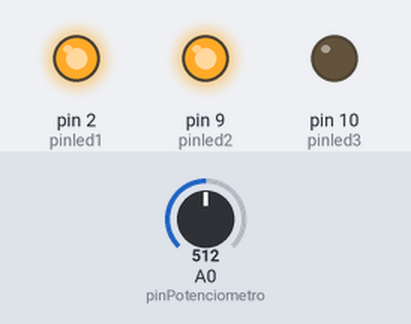
Simulated run of this sketch. Board: Arduino Uno, built with avr-gcc and run on an emulated ATmega328P. Shown: output pins drawn as LEDs (lit = HIGH). The inputs (shaded band) are chosen by the test bench; at power-on: A0 (pinPotenciometro) = 512.

Above: at 1.2 s.
1.3 s: A0 (pinPotenciometro) set to 488
At 2.2 s:
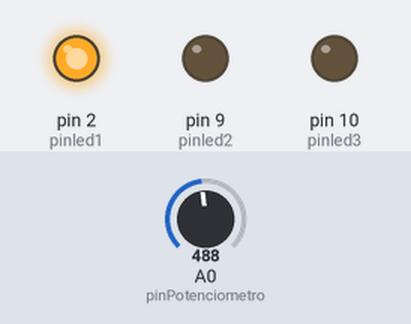
2.8 s: A0 (pinPotenciometro) set to 760
At 3.4 s:
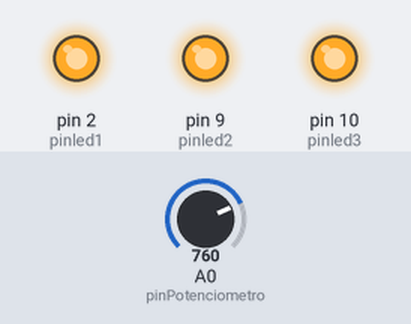
4.3 s: A0 (pinPotenciometro) set to 734
At 5.5 s:
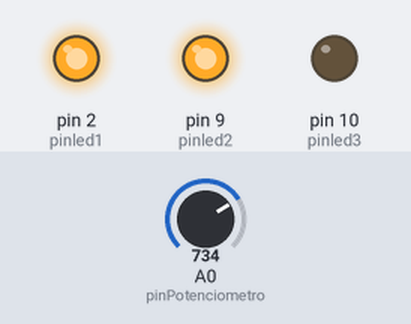
5.8 s: A0 (pinPotenciometro) set to 190
At 6.8 s:
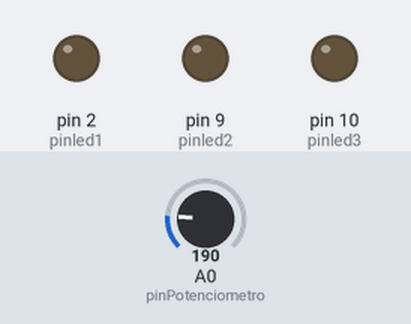
7.3 s: A0 (pinPotenciometro) set to 217
At 8.0 s:
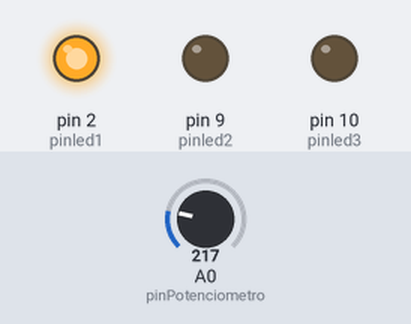
8.8 s: A0 (pinPotenciometro) set to 122
At 9.1 s:
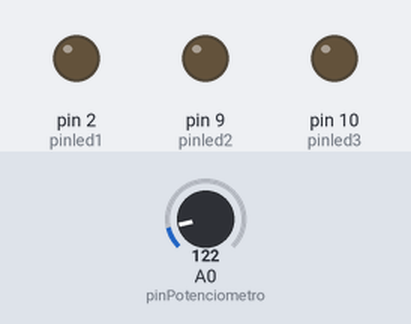
Timing chart, 0 to 11.3 s (numbered marks = the images above; inputs shaded):
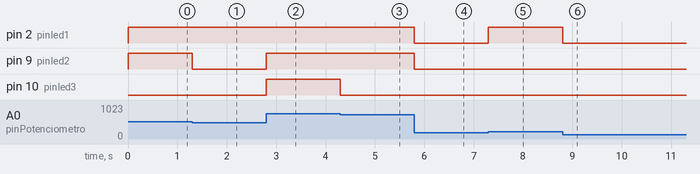

Measured:
- the behaviour switches between 501 and 500 on A0 (pinPotenciometro) (found by bisection; images 0 and 1)
- the behaviour switches between 751 and 750 on A0 (pinPotenciometro) (found by bisection; images 2 and 3)
- the behaviour switches between 200 and 201 on A0 (pinPotenciometro) (found by bisection; images 4 and 5)
- after the input at 1.3 s, pin 9 (pinled2): HIGH → LOW at once
- after the input at 2.8 s, pin 9 (pinled2), pin 10 (pinled3): LOW → HIGH at once
- after the input at 4.3 s, pin 10 (pinled3): HIGH → LOW at once
- after the input at 5.8 s, pin 2 (pinled1), pin 9 (pinled2): HIGH → LOW at once
- after the input at 7.3 s, pin 2 (pinled1): LOW → HIGH at once
- after the input at 8.8 s, pin 2 (pinled1): HIGH → LOW at once

The sketch:

TRABAJO_CON_LEDPOTENCIOMETRO.ino
```cpp
/*
*  Documentación del programa
*  Autore:wesley barbsa
*  Fecha:16/03/2021
*  Código referencia:()
*  Descripción del programa:Utilizando el potenciómetro y los 3 leds deseo que los leds se enciendan en función de la posición del potenciómetro de la siguiente forma:
*  Hardware necesario:
*/
const int pinled1 = 2;
const int pinled2 = 9;
const int pinled3 = 10;
const int pinPotenciometro = A0;

int valorPotenciometro = 0;

void setup() {
  pinMode(pinled1, OUTPUT);
  pinMode(pinled2, OUTPUT);
  pinMode(pinled3, OUTPUT);
  pinMode(pinPotenciometro, INPUT);
  // put your setup code here, to run once:


}

void loop() {

  valorPotenciometro = analogRead(pinPotenciometro);
  // LED1
 if (valorPotenciometro > 200){
  digitalWrite(pinled1,HIGH);
 }
 else{
  digitalWrite(pinled1,LOW);
 }
 //LED 2
  if (valorPotenciometro > 500){
   digitalWrite(pinled2,HIGH);
 } else{
  digitalWrite(pinled2,LOW);
 }
 //LED 3
  if (valorPotenciometro > 750){
  digitalWrite(pinled3,HIGH);
 }
 else{
  digitalWrite(pinled3,LOW);
 }

  //digitalWrite(pinled1,HIGH);

}
```
